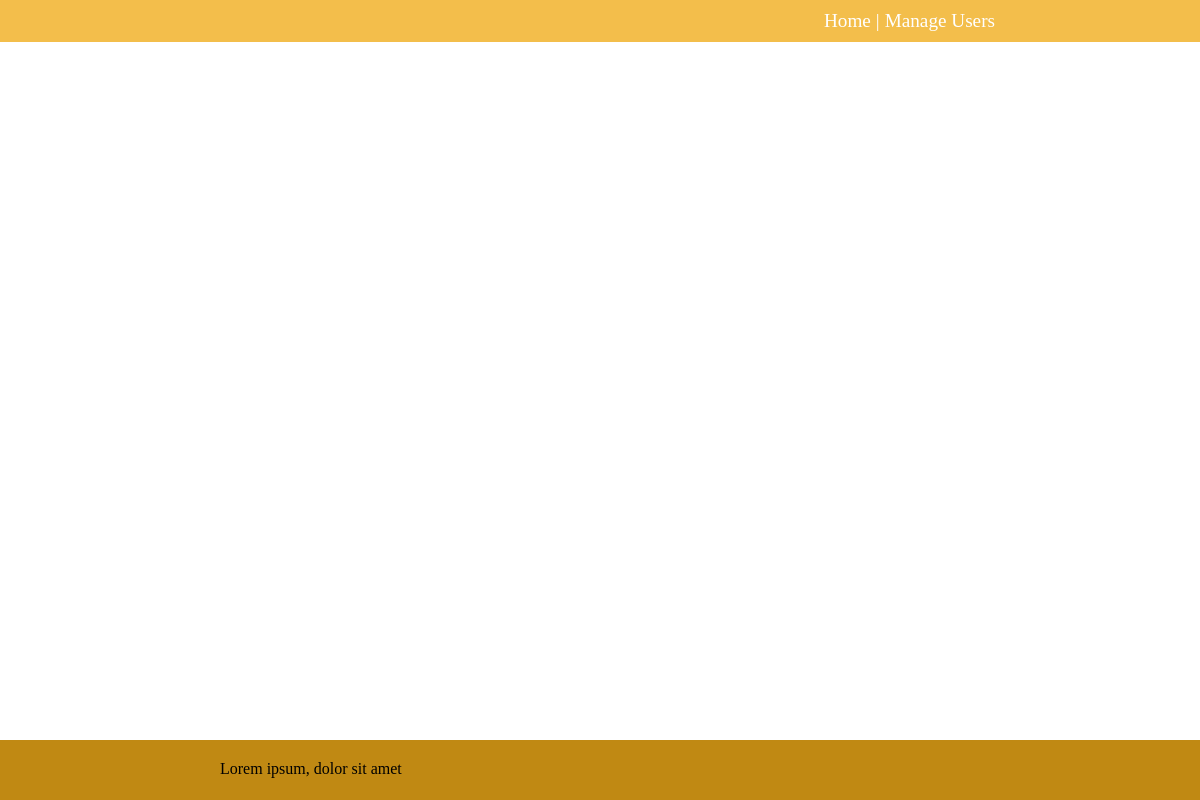
/preview/2, run on an earlier commit of the app's database.
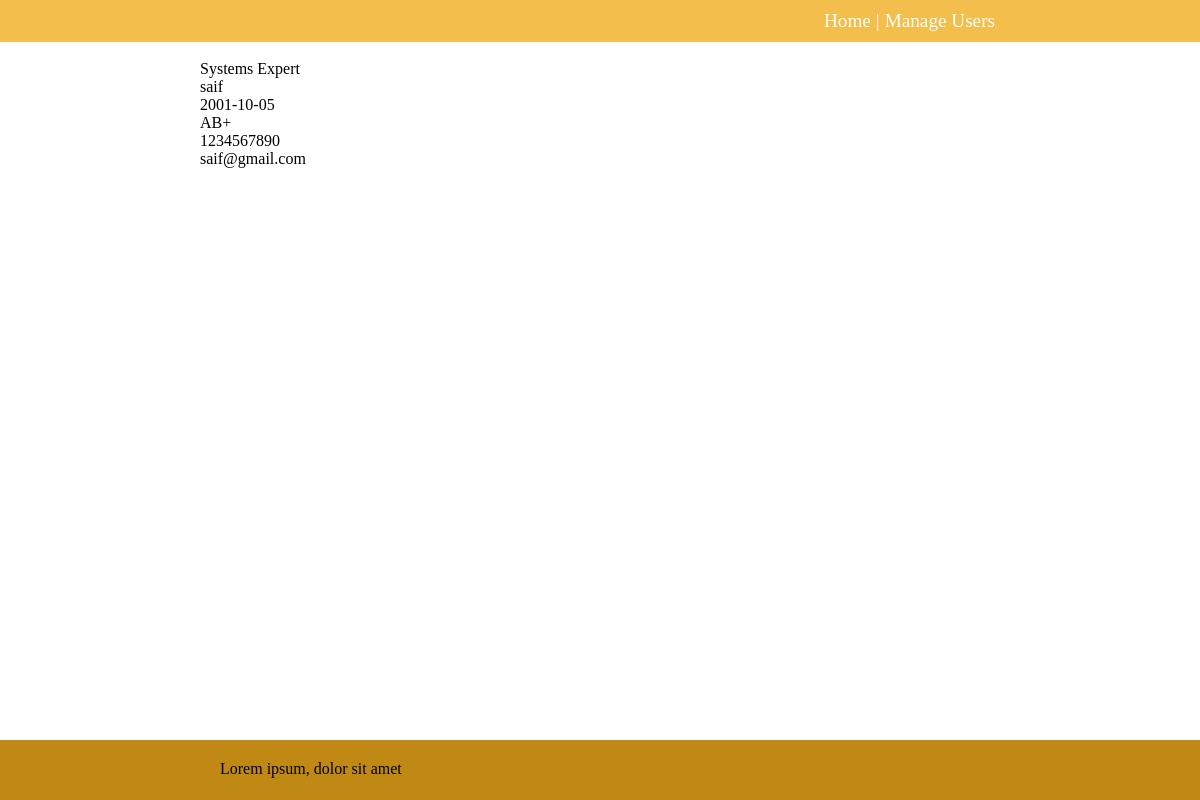
And on a later commit of the database.
### app.py (models this page shows, shortened)
class User(db.Model):
    id = db.Column(db.Integer, primary_key = True)
    name = db.Column(db.String(50), nullable = False)
    pic = db.Column(db.Text, unique = True, nullable = False)
    mimetype = db.Column(db.Text, nullable = False)
    position = db.Column(db.String(50), nullable = False)
    date_of_birth = db.Column(db.Date, nullable = False)
    blood_group = db.Column(db.String(50), nullable = False)
    phone = db.Column(db.String(50), nullable = False)
    email = db.Column(db.String(80), nullable = False)

### app.py (the view)
@app.route("/preview/<int:id>")
def preview(id):
    user = User.query.filter_by(id=id).first()
    o = urlparse(request.base_url)
    host = o.hostname
    return render_template('preview.html',user = user,host=host)

### templates/preview.html (shortened to what this page needs)
{% extends 'base.html' %}
{% block body %}
<img src="http://{{ host }}:5000/images/{{ user.id }}" alt="" height="100px"> <br>
{{ user.position }} <br>
{{ user.name }} <br>
{{ user.date_of_birth }} <br>
{{ user.blood_group }} <br>
{{ user.phone }} <br>
{{ user.email }} <br>
{% endblock %}

What changed in the data, as far as the page shows it:
added User: position "Systems Expert", name "saif", date_of_birth "2001-10-05", blood_group "AB+", phone "1234567890", email "saif@gmail.com"
